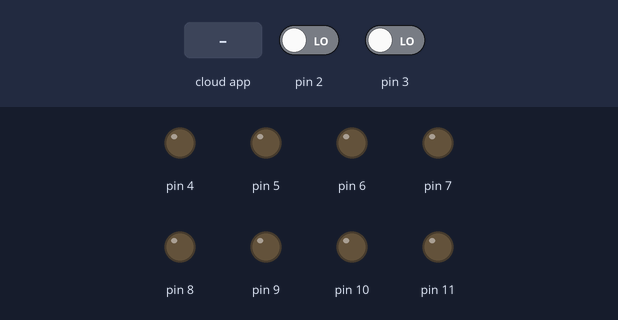
The sketch below on a simulated Arduino Uno, built with avr-gcc and run on an emulated ATmega328P. Parts: output pins drawn as LEDs (lit = HIGH). Inputs (shaded band) come from the test bench; at power-on: pin 3 LOW, pin 2 LOW. The ROS host is connected and sends only what is stated.

Above: at 1.4 s.
1.5 s: pin 3 driven HIGH
3.0 s: the phone or cloud app sets linear.x to -100
At 4.2 s:
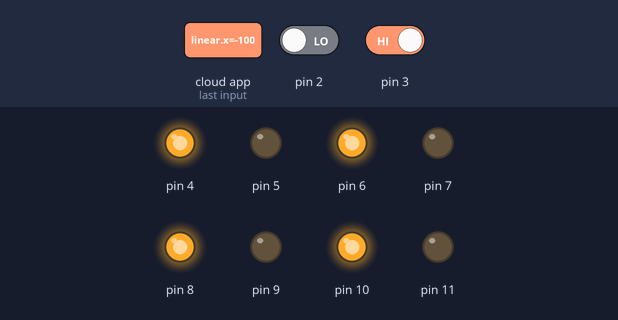
4.5 s: the phone or cloud app sets angular.z to -100
At 5.4 s:
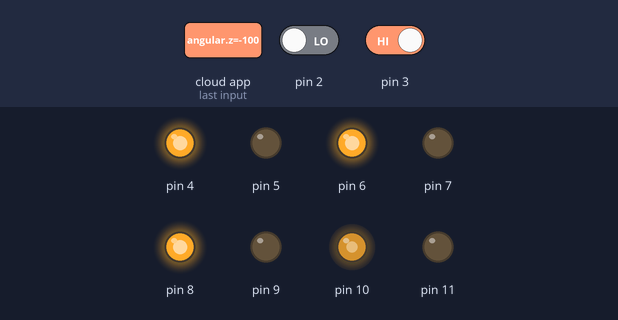
6.0 s: the phone or cloud app sets linear.x to 0
At 6.3 s:
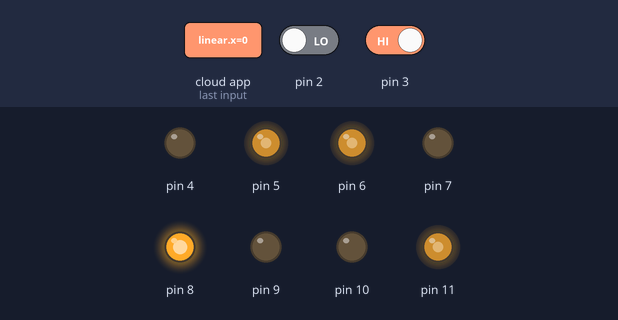
7.5 s: the phone or cloud app sets angular.z to 100
At 8.7 s:
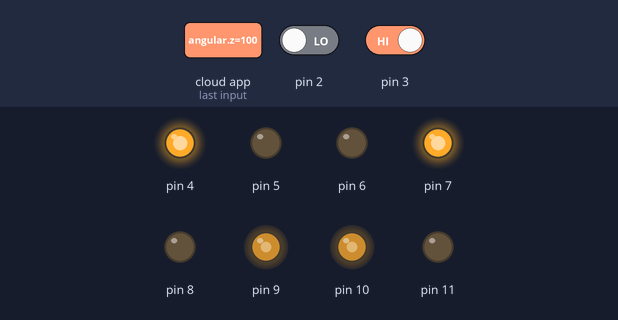
9.0 s: pin 2 driven HIGH
Timing chart, 0 to 11.5 s (numbered marks = the images above; inputs shaded):
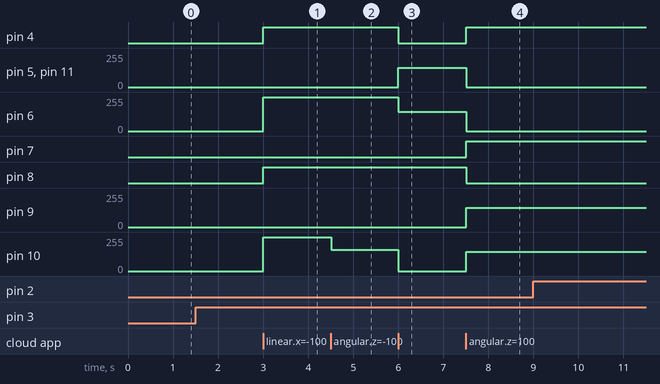

Measured:
- after the input at 3.0 s, pin 4, pin 8: LOW → HIGH at once; pin 6, pin 10: 0/255 → 255/255 at once
- after the input at 4.5 s, pin 10: 255/255 → 161/255 at once
- after the input at 6.0 s, pin 4: HIGH → LOW at once; pin 5, pin 11: 0/255 → 143/255 at once; pin 6: 255/255 → 143/255 at once; pin 10: 161/255 → 0/255 at once
- after the input at 7.5 s, pin 4, pin 7: LOW → HIGH at once; pin 5, pin 6, pin 11: 143/255 → 0/255 at once; pin 8: HIGH → LOW at once; pin 9, pin 10: 0/255 → 143/255 at once

The sketch:

farmaid_ros.ino
```cpp
// Choose Arduino board and robot configuration (comment out the other one)
//#define UNO_2WD // initialize parameters for 2 wheel drive robot on Arduino Uno
#define MEGA_4WD // initialize parameters for 4 wheel drive robot on Arduino Mega

// Choose testing mode or ROS teleop mode (comment out the other one)
//#define TESTING // initialize motor, encoder, and pid controller objects individually for testing
#define ROS_TELEOP // initialize robot object only when connected to ROS for teleop

//#include <Arduino.h>

unsigned long prev_control_millis;
unsigned long prev_serial_millis;
unsigned long curr_millis;
const unsigned long control_period = 5; // control loop period [millis]
const unsigned long serial_period = 100; // period for printing to terminal for debugging [millis]

#ifdef ROS_TELEOP

#include "ros_setup.h"

#endif

#ifdef UNO_2WD

#include "uno_2wd_setup.h" // initialize motor, encoder, and PID parameters and encoder interrupt callback functions

#ifdef TESTING

#include "test.h"

// Initialize encoders, motors, and PID controllers for testing only
// Otherwise it occupies too much RAM to have these objects defined and the robot owning another copy
Farmaid::Encoder left_encoder = Farmaid::Encoder(left_encoder_p, &left_encoder_count);
Farmaid::Encoder right_encoder = Farmaid::Encoder(right_encoder_p, &right_encoder_count);

Farmaid::Motor left_motor = Farmaid::Motor(left_motor_p);
Farmaid::Motor right_motor = Farmaid::Motor(right_motor_p);

Farmaid::PidController left_pid = Farmaid::PidController(left_pid_p);
Farmaid::PidController right_pid = Farmaid::PidController(right_pid_p);

// Initialize robot
// Use this robot initialization for testing
Farmaid::TwoWheelDrive robot = Farmaid::TwoWheelDrive(left_encoder, right_encoder,
                                      left_motor, right_motor,
                                      left_pid, right_pid,
                                      wheelbase, wheel_radius);

#else

// Use this robot initialization when running teleop mode with ROS
Farmaid::TwoWheelDrive robot = Farmaid::TwoWheelDrive(Farmaid::Encoder(left_encoder_p, &left_encoder_count), Farmaid::Encoder(right_encoder_p, &right_encoder_count),
                                      Farmaid::Motor(left_motor_p), Farmaid::Motor(right_motor_p),
                                      Farmaid::PidController(left_pid_p), Farmaid::PidController(right_pid_p),
                                      wheelbase, wheel_radius);

#endif
#endif

#ifdef MEGA_4WD

#include "mega_4wd_setup.h" // initialize motor, encoder, and PID parameters and encoder interrupt callback functions

#ifdef TESTING

#include "test.h"

// Initialize encoders, motors, and PID controllers for testing only
// Otherwise it occupies too much RAM to have these objects defined and the robot owning another copy
Farmaid::Encoder fleft_encoder = Farmaid::Encoder(fleft_encoder_p, &fleft_encoder_count);
Farmaid::Encoder fright_encoder = Farmaid::Encoder(fright_encoder_p, &fright_encoder_count);
Farmaid::Encoder rleft_encoder = Farmaid::Encoder(rleft_encoder_p, &rleft_encoder_count);
Farmaid::Encoder rright_encoder = Farmaid::Encoder(rright_encoder_p, &rright_encoder_count);

Farmaid::Motor fleft_motor = Farmaid::Motor(fleft_motor_p);
Farmaid::Motor fright_motor = Farmaid::Motor(fright_motor_p);
Farmaid::Motor rleft_motor = Farmaid::Motor(rleft_motor_p);
Farmaid::Motor rright_motor = Farmaid::Motor(rright_motor_p);

Farmaid::PidController fleft_pid = Farmaid::PidController(fleft_pid_p);
Farmaid::PidController fright_pid = Farmaid::PidController(fright_pid_p);
Farmaid::PidController rleft_pid = Farmaid::PidController(rleft_pid_p);
Farmaid::PidController rright_pid = Farmaid::PidController(rright_pid_p);

// Initialize robot
// Use this robot initialization for testing
Farmaid::FourWheelDrive robot = Farmaid::FourWheelDrive(fleft_encoder, fright_encoder,
                                                        rleft_encoder, rright_encoder,
                                                        fleft_motor, fright_motor,
                                                        rleft_motor, rright_motor,
                                                        fleft_pid, fright_pid,
                                                        rleft_pid, rright_pid,
                                                        wheelbase, wheel_radius);

#else

// Use this robot initialization when running teleop mode with ROS
Farmaid::FourWheelDrive robot = Farmaid::FourWheelDrive(Farmaid::Encoder(fleft_encoder_p, &fleft_encoder_count), Farmaid::Encoder(fright_encoder_p, &fright_encoder_count),
                                                        Farmaid::Encoder(rleft_encoder_p, &rleft_encoder_count), Farmaid::Encoder(rright_encoder_p, &rright_encoder_count),
                                                        Farmaid::Motor(fleft_motor_p), Farmaid::Motor(fright_motor_p),
                                                        Farmaid::Motor(rleft_motor_p), Farmaid::Motor(rright_motor_p),
                                                        Farmaid::PidController(fleft_pid_p), Farmaid::PidController(fright_pid_p),
                                                        Farmaid::PidController(rleft_pid_p), Farmaid::PidController(rright_pid_p),
                                                        wheelbase, wheel_radius);

#endif
#endif

void setup() {

    curr_millis = millis();

#ifdef ROS_TELEOP
    // Initialize ROS node
    nh.initNode();
    nh.subscribe(sub);
    prev_ros_millis = curr_millis;
#endif

#ifdef TESTING
    prev_serial_millis = curr_millis;
    Serial.begin(9600);       // initialize Serial Communication
#endif

    prev_control_millis = curr_millis;

    // Attach encoder interrupts
#ifdef UNO_2WD
    attachInterrupt(0, LeftEncoderInterrupt, RISING);
    attachInterrupt(1, RightEncoderInterrupt, RISING);
#endif

#ifdef MEGA_4WD
    attachInterrupt(4, FLeftEncoderInterrupt, RISING);
    attachInterrupt(5, FRightEncoderInterrupt, RISING);
    attachInterrupt(0, RRightEncoderInterrupt, RISING);
    attachInterrupt(1, RLeftEncoderInterrupt, RISING);
#endif

    // Necessary for encoder interrupts to initialize
    delay(200);
}

void loop() {

    curr_millis = millis();

#ifdef ROS_TELEOP
    UpdateRos(); // publish and subscribe to ROS topics
    robot.Drive(cmd_vel.linear.x, cmd_vel.angular.z); // drive the robot
#endif

    // Test individual components
//    ReadEncoders(); // Passed!
//    Farmaid::TestEncoderClass(left_encoder, right_encoder); // Passed!
//    Farmaid::TestEncoderClass(fleft_encoder, fright_encoder); // Passed!
//    Farmaid::TestEncoderClass(rleft_encoder, rright_encoder); // Passed!

    // Test motor open loop
//    Farmaid::TestMotorOpenLoop(left_motor, 1); // Passed!
//    Farmaid::TestMotorOpenLoop(left_motor, -1); // Passed!
//    Farmaid::TestMotorOpenLoop(right_motor, 1); // Passed!
//    Farmaid::TestMotorOpenLoop(right_motor, -1); // Passed!

//    Farmaid::TestMotorOpenLoop(fleft_motor, 1); // Passed with Mega 2wd robot
//    Farmaid::TestMotorOpenLoop(fleft_motor, -1); // Passed with Mega 2wd robot
//    Farmaid::TestMotorOpenLoop(fright_motor, 1); // Passed with Mega 2wd robot
//    Farmaid::TestMotorOpenLoop(fright_motor, -1); // Passed with Mega 2wd robot
//    Farmaid::TestMotorOpenLoop(rleft_motor, 1); // Passed with Mega 2wd robot
//    Farmaid::TestMotorOpenLoop(rleft_motor, -1); // Passed with Mega 2wd robot
//    Farmaid::TestMotorOpenLoop(rright_motor, 1); // Passed with Mega 2wd robot
//    Farmaid::TestMotorOpenLoop(rright_motor, -1); // Passed with Mega 2wd robot

    // Find deadband
//    left_motor.set_command(0.28);
//    left_motor.set_command(-0.11);
//    right_motor.set_command(0.35);
//    right_motor.set_command(-0.09);

//      fleft_motor.set_command(0.04);
//      fleft_motor.set_command(-0.04);
//      fright_motor.set_command(0.04);
//      fright_motor.set_command(-0.04);
//      rright_motor.set_command(0.04);
//      rright_motor.set_command(-0.04);
//      rleft_motor.set_command(0.04);
//      rleft_motor.set_command(-0.04);

    // Motor position control

//    left_pid.set_gains(7.5, 0.0, 0.25, 10.0 * control_period / 1000.0);
//    left_pid.set_max_deadband(0.15);
//    left_pid.set_min_deadband(-0.1);
//    Farmaid::TestMotorPositionControl(left_motor, left_encoder, left_pid, 1); // Passed!
//    Farmaid::TestMotorPositionControl(left_motor, left_encoder, left_pid, -1); // Passed!

//    right_pid.set_gains(7.0, 0.0, 0.25, 10.0 * control_period / 1000.0);
//    right_pid.set_max_deadband(0.18);
//    right_pid.set_min_deadband(-0.1);
//    Farmaid::TestMotorPositionControl(right_motor, right_encoder, right_pid, 1); // Passed!
//    Farmaid::TestMotorPositionControl(right_motor, right_encoder, right_pid, -1); // Passed!

//    fleft_pid.set_gains(7.5, 0.0, 0.25, 10.0 * control_period / 1000.0);
//    fleft_pid.set_max_deadband(0.04);
//    fleft_pid.set_min_deadband(-0.04);
//    Farmaid::TestMotorPositionControl(fleft_motor, fleft_encoder, fleft_pid, 1); // Passed with Mega 2wd robot
//    Farmaid::TestMotorPositionControl(fleft_motor, fleft_encoder, fleft_pid, -1); // Passed with Mega 2wd robot

//    fright_pid.set_gains(7.0, 0.0, 0.25, 10.0 * control_period / 1000.0);
//    fright_pid.set_max_deadband(0.04);
//    fright_pid.set_min_deadband(-0.04);
//    Farmaid::TestMotorPositionControl(fright_motor, fright_encoder, fright_pid, 1); // Passed with Mega 2wd robot
//    Farmaid::TestMotorPositionControl(fright_motor, fright_encoder, fright_pid, -1); // Passed with Mega 2wd robot

//    rleft_pid.set_gains(7.5, 0.0, 0.25, 10.0 * control_period / 1000.0);
//    rleft_pid.set_max_deadband(0.15);
//    rleft_pid.set_min_deadband(-0.1);
//    Farmaid::TestMotorPositionControl(rleft_motor, rleft_encoder, rleft_pid, 1); // Passed with Mega 2wd robot
//    Farmaid::TestMotorPositionControl(rleft_motor, rleft_encoder, rleft_pid, -1); // Passed with Mega 2wd robot

//    rright_pid.set_gains(7.0, 0.0, 0.25, 10.0 * control_period / 1000.0);
//    rright_pid.set_max_deadband(0.18);
//    rright_pid.set_min_deadband(-0.1);
//    Farmaid::TestMotorPositionControl(rright_motor, rright_encoder, rright_pid, 1); // Passed with Mega 2wd robot
//    Farmaid::TestMotorPositionControl(rright_motor, rright_encoder, rright_pid, -1); // Passed with Mega 2wd robot

    // Find maximum speed of each motor to add feedforward to PID controller

//    Farmaid::TestMaxSpeed(left_motor, left_encoder, 1); // 13.09 rad/s * 0.065/2 m = 0.425 m/s
//    Farmaid::TestMaxSpeed(left_motor, left_encoder, -1); // 12.44 rad/s * 0.065/2 m = 0.404 m/s
//    Farmaid::TestMaxSpeed(right_motor, right_encoder, 1); // 13.09 rad/s * 0.065/2 m = 0.425 m/s
//    Farmaid::TestMaxSpeed(right_motor, right_encoder, -1); // 13.09 rad/s * 0.065/2 m = 0.425 m/s

//    Farmaid::TestMaxSpeed(fleft_motor, fleft_encoder, 1); // Passed with Mega 2wd robot // 9.23 rad/s
//    Farmaid::TestMaxSpeed(fleft_motor, fleft_encoder, -1); // Passed with Mega 2wd robot // 9.23 rad/s
//    Farmaid::TestMaxSpeed(fright_motor, fright_encoder, 1); // Passed with Mega 2wd robot // 9.23 rad/s
//    Farmaid::TestMaxSpeed(fright_motor, fright_encoder, -1); // Passed with Mega 2wd robot // 9.23 rad/s

//    Farmaid::TestMaxSpeed(rleft_motor, rleft_encoder, 1); // Passed with Mega 2wd robot
//    Farmaid::TestMaxSpeed(rleft_motor, rleft_encoder, -1); // Passed with Mega 2wd robot
//    Farmaid::TestMaxSpeed(rright_motor, rright_encoder, 1); // Passed with Mega 2wd robot
//    Farmaid::TestMaxSpeed(rright_motor, rright_encoder, -1); // Passed with Mega 2wd robot

    // Motor velocity control

    // Step velocity commands with PID only

//    left_pid.set_gains(12.0, 3.0, 0.1, 10.0 * control_period / 1000.0);
//    left_pid.set_antiwindup(1.2); // Antiwindup makes it worse. Need to debug this.
//    Farmaid::TestMotorVelocityStep(left_motor, left_encoder, left_pid, 1); // Passed!
//    left_pid.set_gains(11.0, 2.5, 0.0, 10.0 * control_period / 1000.0);
//    Farmaid::TestMotorVelocityStep(left_motor, left_encoder, left_pid, -1); // Passed!

//    right_pid.set_gains(12.0, 3.0, 0.1, 10.0 * control_period / 1000.0);
//    Farmaid::TestMotorVelocityStep(right_motor, right_encoder, right_pid, 1); // Passed!
//    right_pid.set_gains(11.0, 2.0, 0.0, 10.0 * control_period / 1000.0);
//    Farmaid::TestMotorVelocityStep(right_motor, right_encoder, right_pid, -1); // Passed!

//    fleft_pid.set_gains(12.0, 3.0, 0.1, 10.0 * control_period / 1000.0);
//    fleft_pid.set_antiwindup(1.2); // Antiwindup makes it worse. Need to debug this.
//    Farmaid::TestMotorVelocityStep(fleft_motor, fleft_encoder, fleft_pid, 1); // Passed with Mega 2wd robot
//    fleft_pid.set_gains(11.0, 2.5, 0.0, 10.0 * control_period / 1000.0);
//    Farmaid::TestMotorVelocityStep(fleft_motor, fleft_encoder, fleft_pid, -1); // Passed with Mega 2wd robot

//    fright_pid.set_gains(12.0, 3.0, 0.1, 10.0 * control_period / 1000.0);
//    Farmaid::TestMotorVelocityStep(fright_motor, fright_encoder, fright_pid, 1); // Passed with Mega 2wd robot
//    fright_pid.set_gains(11.0, 2.0, 0.0, 10.0 * control_period / 1000.0);
//    Farmaid::TestMotorVelocityStep(fright_motor, fright_encoder, fright_pid, -1); // Passed with Mega 2wd robot

//    rleft_pid.set_gains(12.0, 3.0, 0.1, 10.0 * control_period / 1000.0);
//    rleft_pid.set_antiwindup(1.2); // Antiwindup makes it worse. Need to debug this.
//    Farmaid::TestMotorVelocityStep(rleft_motor, rleft_encoder, rleft_pid, 1); // Passed with Mega 2wd robot
//    rleft_pid.set_gains(11.0, 2.5, 0.0, 10.0 * control_period / 1000.0);
//    Farmaid::TestMotorVelocityStep(rleft_motor, rleft_encoder, rleft_pid, -1); // Passed with Mega 2wd robot

//    rright_pid.set_gains(12.0, 3.0, 0.1, 10.0 * control_period / 1000.0);
//    Farmaid::TestMotorVelocityStep(rright_motor, rright_encoder, rright_pid, 1); // Passed with Mega 2wd robot
//    rright_pid.set_gains(11.0, 2.0, 0.0, 10.0 * control_period / 1000.0);
//    Farmaid::TestMotorVelocityStep(rright_motor, rright_encoder, rright_pid, -1); // Passed with Mega 2wd robot

    // Step velocity commands with PID and feedforward
//    left_pid.set_gains(2.0, 0.0, 0.0, 10.0 * control_period / 1000.0);
//    left_pid.set_feedforward_flag(true);
//    Farmaid::TestMotorVelocityStep(left_motor, left_encoder, left_pid, 1); // Passed!
//    Farmaid::TestMotorVelocityStep(left_motor, left_encoder, left_pid, -1); // Passed!

//    right_pid.set_gains(2.0, 0.0, 0.0, 10.0 * control_period / 1000.0);
//    right_pid.set_feedforward_flag(true);
//    Farmaid::TestMotorVelocityStep(right_motor, right_encoder, right_pid, 1); // Passed!
//    Farmaid::TestMotorVelocityStep(right_motor, right_encoder, right_pid, -1); // Passed!

//    fleft_pid.set_gains(2.0, 0.0, 0.0, 10.0 * control_period / 1000.0);
//    fleft_pid.set_feedforward_flag(true);
//    Farmaid::TestMotorVelocityStep(fleft_motor, fleft_encoder, fleft_pid, 1); // Passed with Mega 2wd robot
//    Farmaid::TestMotorVelocityStep(fleft_motor, fleft_encoder, fleft_pid, -1); // Passed with Mega 2wd robot

//    fright_pid.set_gains(2.0, 0.0, 0.0, 10.0 * control_period / 1000.0);
//    fright_pid.set_feedforward_flag(true);
//    Farmaid::TestMotorVelocityStep(fright_motor, fright_encoder, fright_pid, 1); // Passed with Mega 2wd robot
//    Farmaid::TestMotorVelocityStep(fright_motor, fright_encoder, fright_pid, -1); // Passed with Mega 2wd robot

//    rleft_pid.set_gains(2.0, 0.0, 0.0, 10.0 * control_period / 1000.0);
//    rleft_pid.set_feedforward_flag(true);
//    Farmaid::TestMotorVelocityStep(rleft_motor, rleft_encoder, rleft_pid, 1); // Passed with Mega 2wd robot
//    Farmaid::TestMotorVelocityStep(rleft_motor, rleft_encoder, rleft_pid, -1); // Passed with Mega 2wd robot

//    rright_pid.set_gains(2.0, 0.0, 0.0, 10.0 * control_period / 1000.0);
//    rright_pid.set_feedforward_flag(true);
//    Farmaid::TestMotorVelocityStep(rright_motor, rright_encoder, rright_pid, 1); // Passed with Mega 2wd robot
//    Farmaid::TestMotorVelocityStep(rright_motor, rright_encoder, rright_pid, -1); // Passed with Mega 2wd robot

    // Sinusoidal velocity command with PID and feedforward

//    left_pid.set_gains(3.0, 0.0, 0.0, 10.0 * control_period / 1000.0);
//    left_pid.set_feedforward_flag(true);
//    Farmaid::TestMotorVelocitySine(left_motor, left_encoder, left_pid, 1); // Passed!
//    Farmaid::TestMotorVelocitySine(left_motor, left_encoder, left_pid, -1); // Passed!

//    right_pid.set_gains(3.0, 0.0, 0.0, 10.0 * control_period / 1000.0);
//    right_pid.set_feedforward_flag(true);
//    Farmaid::TestMotorVelocitySine(right_motor, right_encoder, right_pid, 1); // Passed!
//    Farmaid::TestMotorVelocitySine(right_motor, right_encoder, right_pid, -1); // Passed!

//    fleft_pid.set_gains(3.0, 0.0, 0.0, 10.0 * control_period / 1000.0);
//    fleft_pid.set_feedforward_flag(true);
//    Farmaid::TestMotorVelocitySine(fleft_motor, fleft_encoder, fleft_pid, 1); // Passed with Mega 2wd robot
//    Farmaid::TestMotorVelocitySine(fleft_motor, fleft_encoder, fleft_pid, -1); // Passed with Mega 2wd robot

//    fright_pid.set_gains(3.0, 0.0, 0.0, 10.0 * control_period / 1000.0);
//    fright_pid.set_feedforward_flag(true);
//    Farmaid::TestMotorVelocitySine(fright_motor, fright_encoder, fright_pid, 1); // Passed with Mega 2wd robot
//    Farmaid::TestMotorVelocitySine(fright_motor, fright_encoder, fright_pid, -1); // Passed with Mega 2wd robot

//    rleft_pid.set_gains(2.0, 0.0, 0.0, 10.0 * control_period / 1000.0);
//    rleft_pid.set_feedforward_flag(true);
//    Farmaid::TestMotorVelocitySine(rleft_motor, rleft_encoder, rleft_pid, 1); //
//    Farmaid::TestMotorVelocitySine(rleft_motor, rleft_encoder, rleft_pid, -1); //

//    rright_pid.set_gains(3.0, 0.0, 0.0, 10.0 * control_period / 1000.0);
//    rright_pid.set_feedforward_flag(true);
//    Farmaid::TestMotorVelocitySine(rright_motor, rright_encoder, rright_pid, 1); //
//    Farmaid::TestMotorVelocitySine(rright_motor, rright_encoder, rright_pid, -1); //

    // Test robot drive method (PID gains and feedforward_flag set in Robot constructor)
//    Farmaid::TestDiffSteerForward(robot); // Passed!
//    Farmaid::TestDiffSteerRotate(robot);
//    Farmaid::TestDiffSteerCircle(robot, 0.3, -1);

}
```

Source omitted: diff_steer.h (3756 bytes), four_wheel_drive.h (3966 bytes), ibt2_motor.h (2256 bytes), ls7184_encoder.h (2648 bytes), mega_4wd_setup.h (4566 bytes), pid_controller.h (5923 bytes), ros_setup.h (726 bytes)
